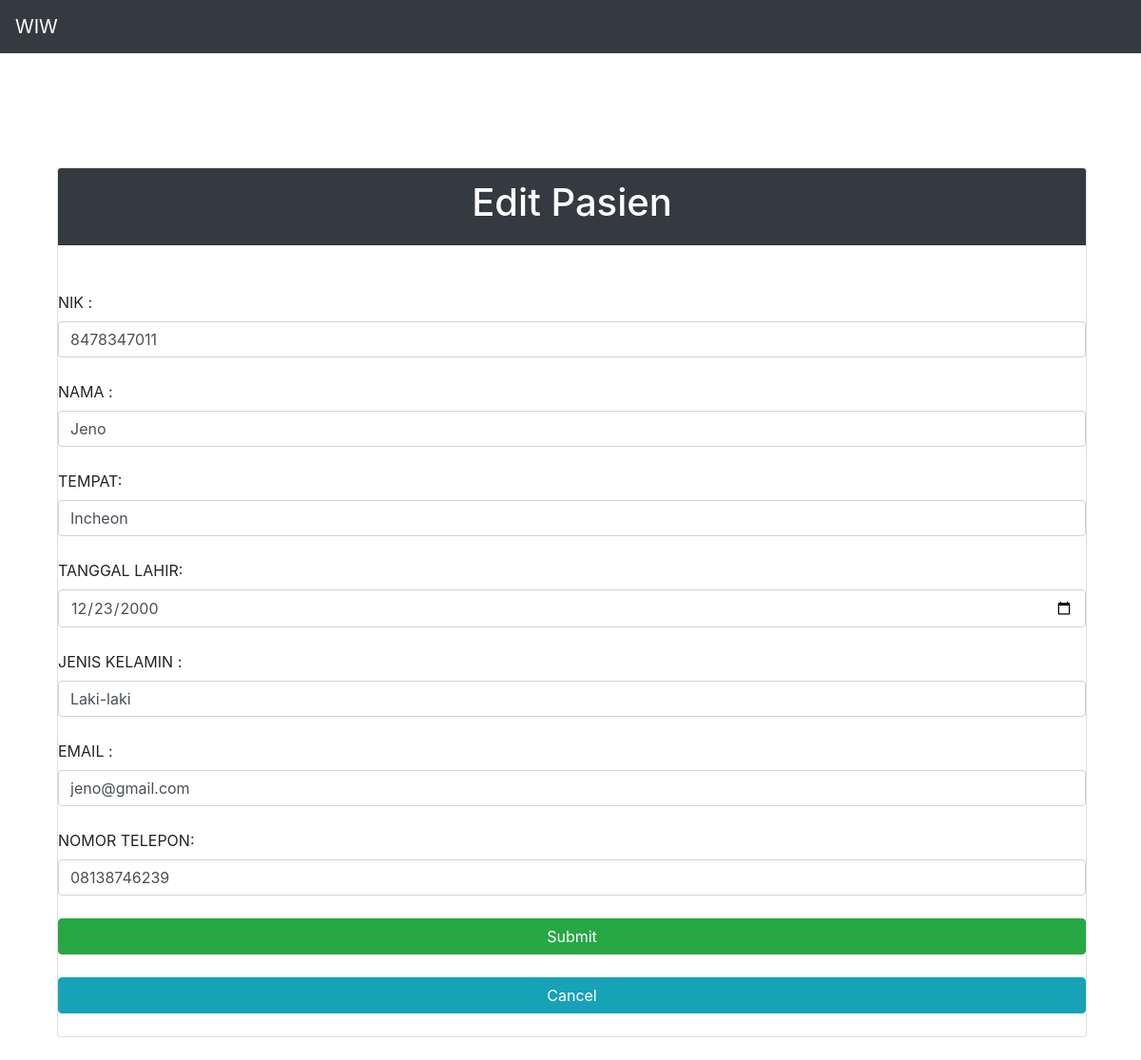
/index.php?id_edit=8, run on the app's committed database.
### tables this page shows
CREATE TABLE `pasien` (
  `id` int(11) NOT NULL,
  `nik` varchar(100) NOT NULL,
  `nama` varchar(100) NOT NULL,
  `tempat` varchar(100) NOT NULL,
  `tl` varchar(100) NOT NULL,
  `gender` varchar(10) NOT NULL,
  `email` varchar(100) NOT NULL,
  `telp` varchar(100) NOT NULL
);

### model/DB.class.php (called while the page is built, shortened)
<?php
class DB
{
	var $db_host = '';
	var $db_user = '';
	var $db_password = '';
	var $db_name = '';
	var $db_link = '';
	function __construct($db_host = '', $db_user = '', $db_password = '', $db_name = '')
	{
		$this->db_host = $db_host;
		$this->db_user = $db_user;
		$this->db_password = $db_password;
		$this->db_name = $db_name;
	}
	function open()
	{
		$this->db_link = mysqli_connect($this->db_host, $this->db_user, $this->db_password, $this->db_name);
	}
	function execute($query = "")
	{
		$this->result = mysqli_query($this->db_link, $query);
		return $this->result;
	}
}

### model/TabelPasien.class.php (called while the page is built, shortened)
<?php
class TabelPasien extends DB
{
    function getPasienById($id)
    {
        $query = "SELECT * FROM pasien WHERE id=$id";
        return $this->execute($query);
    }
}

### presenter/ProsesPasien.php (called while the page is built, shortened)
<?php
class ProsesPasien implements KontrakPresenter
{
	private $tabelpasien;
	function __construct()
	{
		try {
			$db_host = "localhost";
			$db_user = "root";
			$db_password = "";
			$db_name = "mvp_01";
			$this->tabelpasien = new TabelPasien($db_host, $db_user, $db_password, $db_name);
		} catch (Exception $e) {
			echo "wiw error" . $e->getMessage();
		}
	}
	function prosesDataPasienById($id) {
		try {
			$this->tabelpasien->open();
			$this->tabelpasien->getPasienById($id);
		} catch (Exception $e) {
			echo "wiw error part 2" . $e->getMessage();
		}
	}
}

### view/TampilPasien.php (called while the page is built, shortened)
<?php
include("presenter/ProsesPasien.php");
class TampilPasien implements KontrakView
{
	private $prosespasien;
	function __construct()
	{
		$this->prosespasien = new ProsesPasien();
	}
	public function formUpdate($data){
		$this->prosespasien->prosesDataPasienById($data);
	}
}

### model/Template.class.php (the view, shortened to what this page needs)
<?php
class Template{
	var $content = '';
	function __construct($filename = ''){
		$this->content = implode('', @file($filename));
	}
	function clear(){
		$this->content = preg_replace("/DATA_[A-Z|_|0-9]+/", "", $this->content);
	}
	function write(){
		print $this->content;
	}
	function replace($old = '', $new = ''){
		if(is_int($new)){
			$value = sprintf("%d", $new);
		}elseif(is_float($new)){
			$value = sprintf("%f", $new);
		}elseif(is_array($new)){
			$value = '';
			foreach( $new as $item){
				$value .= $item. '';
			}
		}else{
			$value = $new;
		}
		$this->content = preg_replace("/$old/",  $value, $this->content);
	}
}

### data on the page
pasien: nik "8478347011", nama "Jeno", tempat "Incheon", tl "12/23/2000", gender "Laki-laki", email "jeno@gmail.com", telp "08138746239"
